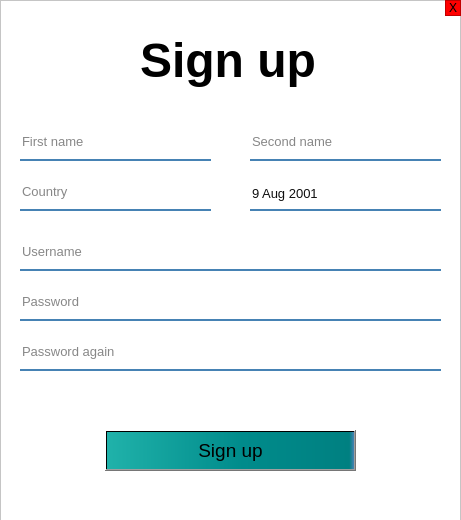
<?xml version="1.0" encoding="UTF-8"?>
<ui version="4.0">
 <class>MainWindow</class>
 <widget class="QMainWindow" name="MainWindow">
  <property name="geometry">
   <rect>
    <x>0</x>
    <y>0</y>
    <width>461</width>
    <height>520</height>
   </rect>
  </property>
  <property name="minimumSize">
   <size>
    <width>461</width>
    <height>500</height>
   </size>
  </property>
  <property name="maximumSize">
   <size>
    <width>461</width>
    <height>520</height>
   </size>
  </property>
  <property name="windowTitle">
   <string>MainWindow</string>
  </property>
  <widget class="QWidget" name="centralwidget">
   <widget class="QFrame" name="frame">
    <property name="geometry">
     <rect>
      <x>0</x>
      <y>0</y>
      <width>461</width>
      <height>561</height>
     </rect>
    </property>
    <property name="sizePolicy">
     <sizepolicy hsizetype="Expanding" vsizetype="Expanding">
      <horstretch>0</horstretch>
      <verstretch>0</verstretch>
     </sizepolicy>
    </property>
    <property name="styleSheet">
     <string notr="true">background-color: rgba(255, 255, 255, 255);</string>
    </property>
    <property name="frameShape">
     <enum>QFrame::StyledPanel</enum>
    </property>
    <property name="frameShadow">
     <enum>QFrame::Raised</enum>
    </property>
    <widget class="QLabel" name="label">
     <property name="geometry">
      <rect>
       <x>140</x>
       <y>30</y>
       <width>181</width>
       <height>61</height>
      </rect>
     </property>
     <property name="font">
      <font>
       <family>Nirmala UI</family>
       <pointsize>36</pointsize>
       <weight>75</weight>
       <bold>true</bold>
      </font>
     </property>
     <property name="styleSheet">
      <string notr="true"/>
     </property>
     <property name="text">
      <string>Sign up</string>
     </property>
    </widget>
    <widget class="QPushButton" name="pushButton">
     <property name="geometry">
      <rect>
       <x>105</x>
       <y>430</y>
       <width>251</width>
       <height>41</height>
      </rect>
     </property>
     <property name="minimumSize">
      <size>
       <width>251</width>
       <height>41</height>
      </size>
     </property>
     <property name="maximumSize">
      <size>
       <width>251</width>
       <height>41</height>
      </size>
     </property>
     <property name="font">
      <font>
       <pointsize>14</pointsize>
       <weight>50</weight>
       <bold>false</bold>
      </font>
     </property>
     <property name="styleSheet">
      <string notr="true">QPushButton{
background-color: qlineargradient(spread:pad, x1:0, y1:0, x2:1, y2:0, stop:0 rgba(32, 178, 170, 255), stop:0.55 rgba(0, 139, 139, 255), stop:0.98 rgba(0, 128, 129, 255), stop:1 rgba(70, 130, 180, 255));
}
QPushButton:hover{
background-color: qlineargradient(spread:pad, x1:0, y1:0, x2:1, y2:0, stop:0 rgba(32, 178, 170, 200), stop:0.55 rgba(0, 139, 139, 200), stop:0.98 rgba(0, 128, 129, 200), stop:1 rgba(70, 130, 180, 200));
}
QPushButton:pressed{
background-color: qlineargradient(spread:pad, x1:0, y1:0, x2:1, y2:0, stop:0 rgba(32, 178, 170, 255), stop:0.55 rgba(0, 139, 139, 255), stop:0.98 rgba(0, 128, 129, 255), stop:1 rgba(70, 130, 180, 255));
}
</string>
     </property>
     <property name="text">
      <string>Sign up</string>
     </property>
    </widget>
    <widget class="QLineEdit" name="lineEdit">
     <property name="geometry">
      <rect>
       <x>250</x>
       <y>130</y>
       <width>191</width>
       <height>31</height>
      </rect>
     </property>
     <property name="font">
      <font>
       <pointsize>10</pointsize>
      </font>
     </property>
     <property name="styleSheet">
      <string notr="true">
border: none;
border-bottom:2px solid rgba(70, 130, 180, 1);
color: rgba(0, 0, 0, 240);
padding-bottom: 7px;

</string>
     </property>
     <property name="text">
      <string/>
     </property>
     <property name="placeholderText">
      <string>Second name</string>
     </property>
    </widget>
    <widget class="QLineEdit" name="lineEdit_2">
     <property name="geometry">
      <rect>
       <x>20</x>
       <y>130</y>
       <width>191</width>
       <height>31</height>
      </rect>
     </property>
     <property name="font">
      <font>
       <pointsize>10</pointsize>
      </font>
     </property>
     <property name="styleSheet">
      <string notr="true">background-color: rgba(0, 0, 0, 0);
border: none;
border-bottom:2px solid rgba(70, 130, 180, 1);
color: rgba(0, 0, 0, 240);
padding-bottom: 7px;

</string>
     </property>
     <property name="inputMask">
      <string/>
     </property>
     <property name="text">
      <string/>
     </property>
     <property name="maxLength">
      <number>32769</number>
     </property>
     <property name="frame">
      <bool>true</bool>
     </property>
     <property name="cursorPosition">
      <number>0</number>
     </property>
     <property name="placeholderText">
      <string>First name</string>
     </property>
    </widget>
    <widget class="QLineEdit" name="lineEdit_3">
     <property name="geometry">
      <rect>
       <x>20</x>
       <y>240</y>
       <width>421</width>
       <height>31</height>
      </rect>
     </property>
     <property name="font">
      <font>
       <pointsize>10</pointsize>
      </font>
     </property>
     <property name="styleSheet">
      <string notr="true">background-color: rgba(0, 0, 0, 0);
border: none;
border-bottom:2px solid rgba(70, 130, 180, 1);
color: rgba(0, 0, 0, 240);
padding-bottom: 7px;

</string>
     </property>
     <property name="text">
      <string/>
     </property>
     <property name="placeholderText">
      <string>Username</string>
     </property>
    </widget>
    <widget class="QLineEdit" name="lineEdit_4">
     <property name="geometry">
      <rect>
       <x>20</x>
       <y>290</y>
       <width>421</width>
       <height>31</height>
      </rect>
     </property>
     <property name="font">
      <font>
       <pointsize>10</pointsize>
      </font>
     </property>
     <property name="styleSheet">
      <string notr="true">background-color: rgba(0, 0, 0, 0);
border: none;
border-bottom:2px solid rgba(70, 130, 180, 1);
color: rgba(0, 0, 0, 240);
padding-bottom: 7px;

</string>
     </property>
     <property name="text">
      <string/>
     </property>
     <property name="echoMode">
      <enum>QLineEdit::Password</enum>
     </property>
     <property name="placeholderText">
      <string>Password</string>
     </property>
    </widget>
    <widget class="QLineEdit" name="lineEdit_5">
     <property name="geometry">
      <rect>
       <x>20</x>
       <y>180</y>
       <width>191</width>
       <height>31</height>
      </rect>
     </property>
     <property name="font">
      <font>
       <pointsize>10</pointsize>
      </font>
     </property>
     <property name="styleSheet">
      <string notr="true">background-color: rgba(0, 0, 0, 0);
border: none;
border-bottom:2px solid rgba(70, 130, 180, 1);
color: rgba(0, 0, 0, 240);
padding-bottom: 7px;

</string>
     </property>
     <property name="inputMask">
      <string/>
     </property>
     <property name="text">
      <string/>
     </property>
     <property name="maxLength">
      <number>32769</number>
     </property>
     <property name="frame">
      <bool>true</bool>
     </property>
     <property name="cursorPosition">
      <number>0</number>
     </property>
     <property name="placeholderText">
      <string>Country</string>
     </property>
    </widget>
    <widget class="QDateEdit" name="dateEdit">
     <property name="geometry">
      <rect>
       <x>250</x>
       <y>180</y>
       <width>191</width>
       <height>31</height>
      </rect>
     </property>
     <property name="font">
      <font>
       <pointsize>10</pointsize>
      </font>
     </property>
     <property name="mouseTracking">
      <bool>true</bool>
     </property>
     <property name="contextMenuPolicy">
      <enum>Qt::DefaultContextMenu</enum>
     </property>
     <property name="autoFillBackground">
      <bool>false</bool>
     </property>
     <property name="styleSheet">
      <string notr="true">border: none;
border-bottom:2px solid rgba(70, 130, 180, 1);
color: rgba(0, 0, 0, 240);
padding-bottom: 7px;



</string>
     </property>
     <property name="frame">
      <bool>true</bool>
     </property>
     <property name="alignment">
      <set>Qt::AlignBottom|Qt::AlignLeading|Qt::AlignLeft</set>
     </property>
     <property name="buttonSymbols">
      <enum>QAbstractSpinBox::NoButtons</enum>
     </property>
     <property name="specialValueText">
      <string>Date of Birth</string>
     </property>
     <property name="maximumDateTime">
      <datetime>
       <hour>23</hour>
       <minute>59</minute>
       <second>59</second>
       <year>2021</year>
       <month>12</month>
       <day>31</day>
      </datetime>
     </property>
     <property name="minimumDateTime">
      <datetime>
       <hour>0</hour>
       <minute>0</minute>
       <second>0</second>
       <year>1939</year>
       <month>9</month>
       <day>1</day>
      </datetime>
     </property>
     <property name="calendarPopup">
      <bool>false</bool>
     </property>
     <property name="date">
      <date>
       <year>2001</year>
       <month>8</month>
       <day>9</day>
      </date>
     </property>
    </widget>
    <widget class="QLineEdit" name="lineEdit_6">
     <property name="geometry">
      <rect>
       <x>20</x>
       <y>340</y>
       <width>421</width>
       <height>31</height>
      </rect>
     </property>
     <property name="font">
      <font>
       <pointsize>10</pointsize>
      </font>
     </property>
     <property name="styleSheet">
      <string notr="true">background-color: rgba(0, 0, 0, 0);
border: none;
border-bottom:2px solid rgba(70, 130, 180, 1);
color: rgba(0, 0, 0, 240);
padding-bottom: 7px;

</string>
     </property>
     <property name="text">
      <string/>
     </property>
     <property name="echoMode">
      <enum>QLineEdit::Password</enum>
     </property>
     <property name="placeholderText">
      <string>Password again</string>
     </property>
    </widget>
    <widget class="QPushButton" name="pushButton_2">
     <property name="geometry">
      <rect>
       <x>445</x>
       <y>0</y>
       <width>16</width>
       <height>16</height>
      </rect>
     </property>
     <property name="styleSheet">
      <string notr="true">QPushButton{
background-color: rgba(255, 0, 0,255);
border: 1px solid rgb(193, 0, 0);
}
QPushButton:hover{
background-color: rgba(255, 0, 0,200);
}
QPushButton:pressed{
background-color: rgba(255, 0, 0,255);
}
</string>
     </property>
     <property name="text">
      <string>X</string>
     </property>
    </widget>
    <widget class="QLabel" name="label_2">
     <property name="geometry">
      <rect>
       <x>20</x>
       <y>379</y>
       <width>421</width>
       <height>31</height>
      </rect>
     </property>
     <property name="styleSheet">
      <string notr="true">color: rgb(255, 0, 0);</string>
     </property>
     <property name="text">
      <string/>
     </property>
     <property name="alignment">
      <set>Qt::AlignCenter</set>
     </property>
    </widget>
   </widget>
  </widget>
 </widget>
 <resources/>
 <connections/>
</ui>
